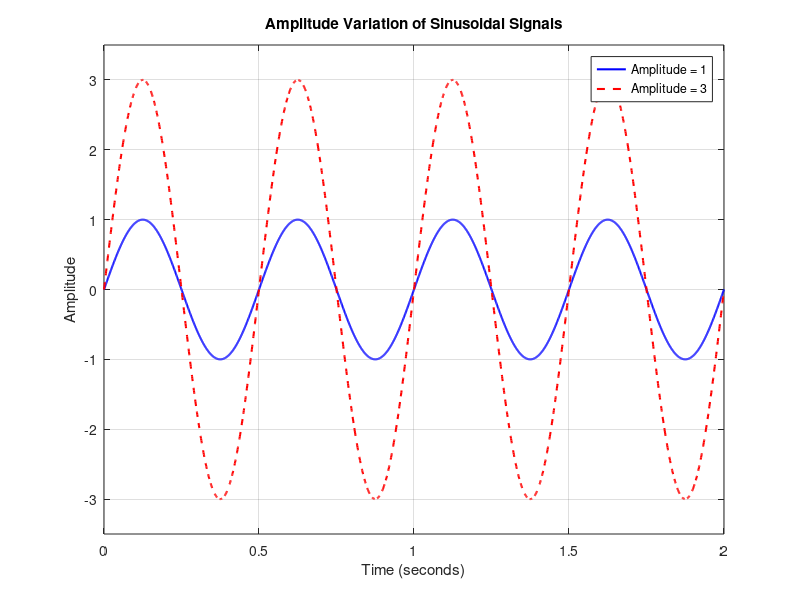

Write the MATLAB code that produced this figure.
clc;
clear;
close all;

% PROJECT 01 - EXPERIMENT 02: AMPLITUDE VARIATION

% 1. Define signal parameters
f = 2;              % Frequency in Hz
Fs = 1000;           % Sampling frequency in Hz
T = 1/Fs;            % Sampling period
t = 0:T:2;           % Time vector (2 seconds)

% 2. Define different amplitudes
A1 = 1;
A2 = 3;

% 3. Generate sinusoidal signals
x1 = A1*sin(2*pi*f*t);
x2 = A2*sin(2*pi*f*t);

% 4. Plot both signals
figure;

plot(t, x1, 'b', 'LineWidth', 1.5);
hold on;

plot(t, x2, 'r--', 'LineWidth', 1.5);

% 5. Format the graph
grid on;
xlabel('Time (seconds)');
ylabel('Amplitude');
title('Amplitude Variation of Sinusoidal Signals');

legend('Amplitude = 1', 'Amplitude = 3');

% 6. Set axis limits
xlim([0 2]);
ylim([-3.5 3.5]);

% 7. Display signal information
fprintf('AMPLITUDE VARIATION EXPERIMENT\n');
fprintf('Frequency: %g Hz\n', f);
fprintf('Signal 1 Amplitude: %g\n', A1);
fprintf('Signal 2 Amplitude: %g\n', A2);

%8. Save the plot
exportgraphics(gcf, 'Results/amplitude_variation.final.png', ...
    'Resolution', 300);
